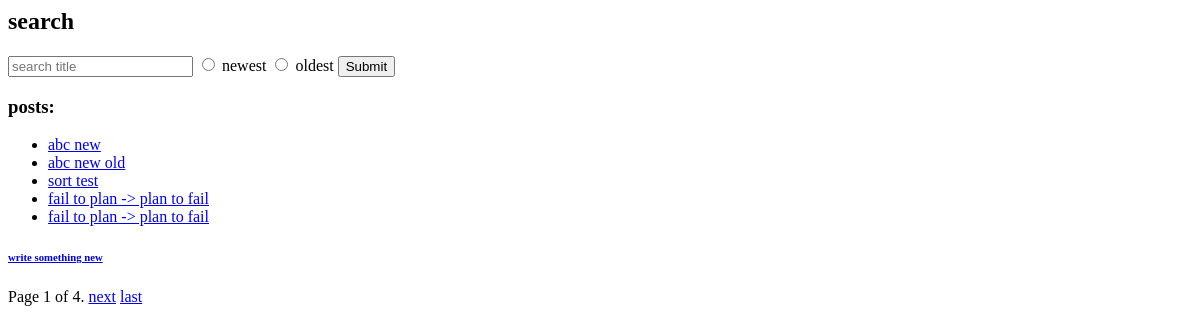
Page /blog/ on the earlier database version.
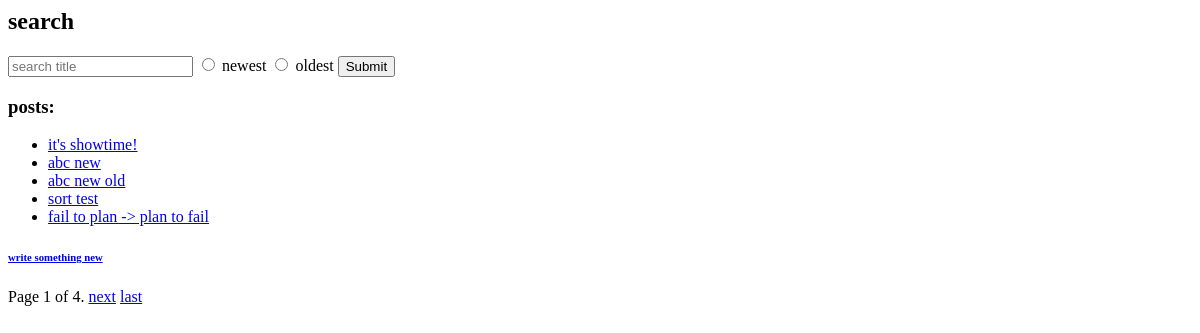
Same page on the later database version.
### blog/models.py (models this page shows, shortened)
class Post(models.Model):
    writer = models.ForeignKey(Writer, on_delete=models.CASCADE)
    title = models.CharField(max_length=100)
    text = models.TextField()
    pub_date = models.DateTimeField("date published")
    image = models.ImageField(upload_to="uploads", blank=True)

### blog/views.py (the view)
# urls.py: path("", views.IndexView.as_view(), name="index"),
class IndexView(generic.ListView):
    context_object_name = "latest_posts"
    template_name = "blog/index.html"
    paginate_by = 5
    def get_queryset(self):
        search_string = self.request.GET.get('title')
        sort = self.request.GET.get('sort')
        posts = []
        if search_string:
            posts = Post.objects.filter(title__icontains=search_string)
        else:
            posts = Post.objects.all()
        if sort == "oldest":
            posts = posts.order_by('pub_date', )
        else:
            posts = posts.order_by('-pub_date', )
        return posts

### blog/templates/blog/index.html (shortened to what this page needs)
{% if latest_posts %}
    <h2> search</h2>
    <form action="{% url 'blog:search' %}" method="get">
        <input type="text" name="title" id="text"  placeholder="search title">
        <input type="radio" id="asc" name="sort" value="newest">
        <label for="asc">newest</label>
        <input type="radio" id="des" name="sort" value="oldest">
        <label for="des">oldest</label>
        <input type="submit" value="Submit">
    </form>
    <h3>posts:</h3>
    <ul>
        {% for post in latest_posts %}
            <li><a href="{% url 'blog:details' post.id %}">{{ post.title }}</a></li>
        {% endfor %}
    </ul>
    <h6><a href="{% url 'blog:new_post' %}"> write something new </a></h6>
    Page {{ page_obj.number }} of {{ page_obj.paginator.num_pages }}.
    {% if page_obj.has_next %}
        <a href="?page={{ page_obj.next_page_number }}">next</a>
        <a href="?page={{ page_obj.paginator.num_pages }}">last</a>
    {% endif %}
{% else %}
    <p>No post yet!, come back later..</p>
{% endif %}

Differences in the rows shown:
no longer on this page (row edited): Post: title "fail to plan -> plan to fail"
added Post: title "it's showtime!"
